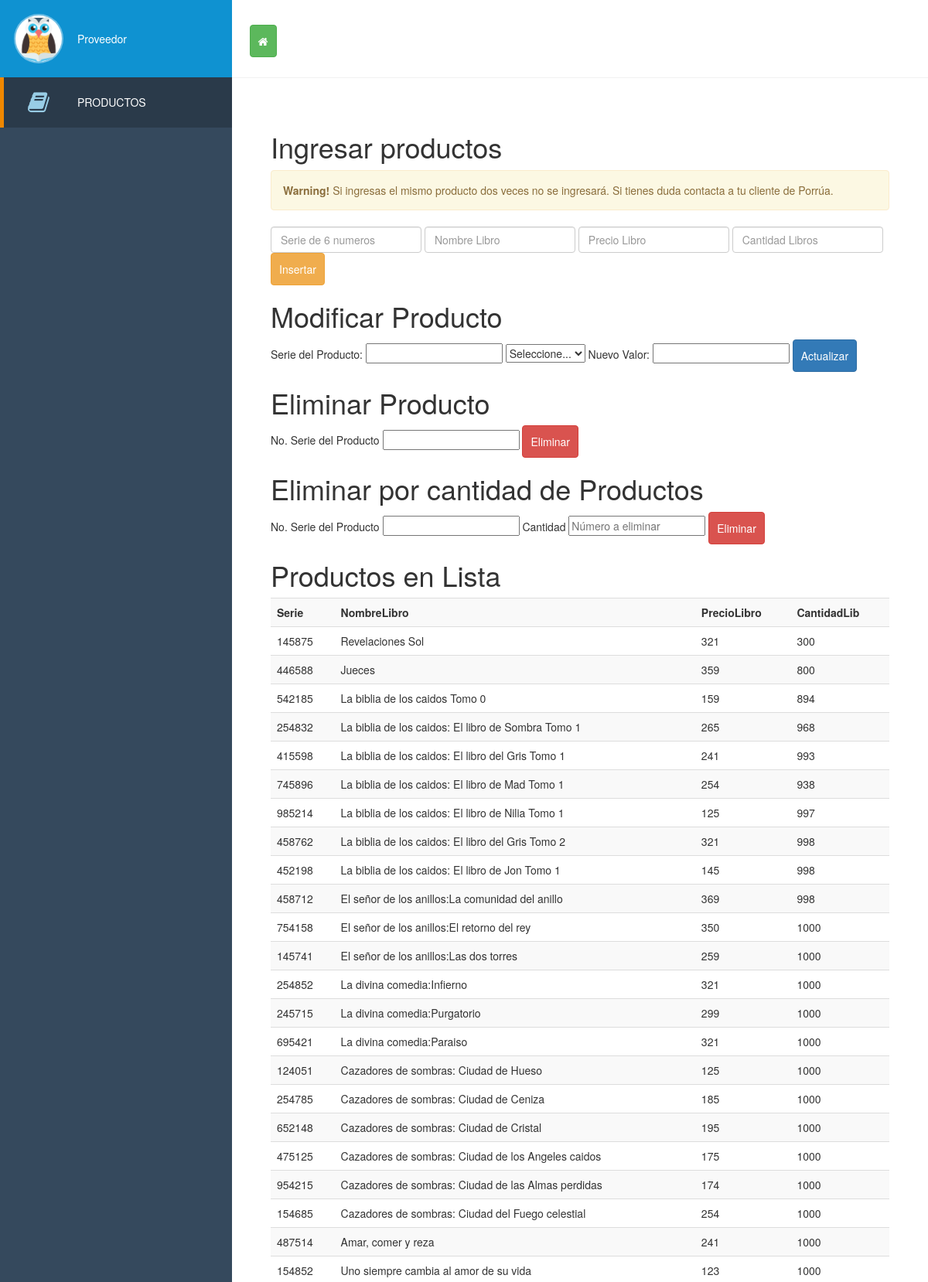
Screenshot of /proveedor.php (upper part) with the database file from the repository.
### tables this page shows
CREATE TABLE IF NOT EXISTS `proveedor` (
  `id_proveedor` int(4) NOT NULL,
  `Serie` int(6) NOT NULL,
  `NombreLibro` varchar(50) NOT NULL,
  `PrecioLibro` float(11,0) NOT NULL,
  `CantidadLib` int(11) NOT NULL
);

### proveedor.php (the view, shortened to what this page needs)
<!DOCTYPE html>
<html>
<head>
    <link rel='stylesheet prefetch' href='http://cdnjs.cloudflare.com/ajax/libs/font-awesome/4.1.0/css/font-awesome.min.css'>
     <link rel="stylesheet"; href="https://unpkg.com/ng-table@2.0.2/bundles/ng-table.min.css">
      <link rel="stylesheet" href="lib/bootstrap/css/bootstrap.min.css">
     <link rel="stylesheet" href="css/style.css">
    <link rel="stylesheet" href="css/sweetalert.css">
</head>
  <body>
<header id="main-header">
  <nav id="sidenav">
    <div id="sidenav-header">
      <div id="profile-picture">
      	<img src="img/owl.png"/>
      </div>
      <a href="#" id="profile-link"> Proveedor</a>
    </div>
    <div id="account-actions">
    <a href="index.php" ><button class="btn btn-success" title="Regresar al incio"><i class="fa fa-home"></i></button></a>
    </div>
    <ul id="main-nav">
      <li  class="active">
        <a href="productos.php">
          <i class="fa fa-book"></i>
          Productos
        </a>
      </li>
    </ul>
  </nav>
  <div id="header_logo">
  </div>
</header>
<section id="content">
  <header id="content-header">
    <h1>Ingresar productos </h1>
     <div class="alert alert-warning" role="alert">
  <strong>Warning!</strong> Si ingresas el mismo producto dos veces no se ingresará. Si tienes duda contacta a tu cliente de Porrúa.
</div>
  </header>
     <form  action="insertarproveedor.php" method="post"  class="form-inline">
      <input type="text" class="form-control" placeholder="Serie de 6 numeros"  name="Serie" required>
      <input type="text" class="form-control" placeholder="Nombre Libro"  name="NombreLibro" required>
      <input type="text" class="form-control" placeholder="Precio Libro" name="PrecioLibro" required>
      <input type="text" class="form-control" placeholder="Cantidad Libros" name="CantidadLib" required>
      <input type="submit" class="btn btn-warning"  value="Insertar" >
</form>
    <form ACTION="actualizarProveedor.php" method="POST" class="form-inline">
        <h1>Modificar Producto</h1>
 Serie del Producto: <input type="text" name="id">
    <select name="campoacambiar">
			<option value="seleccion">Seleccione...</option>
		</select>
        Nuevo Valor:
		<input type="text" name="valornuevo">
    <input type="submit" class="btn btn-primary" value="Actualizar">
    </form>
    <form action="eliminarProveedor.php" method="POST">
        <h1>Eliminar Producto</h1>
     No. Serie del Producto <input type="text" name="eliminar">
    <input type="submit" value="Eliminar" class="btn btn-danger" onclick="return confirm('Estás seguro que deseas eliminar el registro?');" >
    </form>
     <form action="eliminarProveedor2.php" method="POST">
       <h1>Eliminar por cantidad de Productos</h1>
     No. Serie del Producto <input type="text" name="eliminar">
     Cantidad <input type="text" name="cantidad" placeholder="Número a eliminar">
    <input type="submit"   onclick="return confirm('Estás seguro que deseas eliminar el registro?');" value="Eliminar" class="btn btn-danger">
    </form>
 <form  action="consuproductosproveedor.php" METHOD="POST" id="form2" class="form-inline">
    <h1>Productos en Lista</h1>
<?php
include('conexion1.php');
$query=" SELECT * FROM proveedor";
$result=mysql_query($query,$bdconectada)or die ("Problemas".mysql_error());
ECHO "<table class='table table-striped'><th>Serie</th><th>NombreLibro</th><th>PrecioLibro</th><th>CantidadLib</th>";
while (($fila = mysql_fetch_array($result, MYSQLI_ASSOC)) == TRUE){
	echo "<tr>";
        ECHO " <TD>".$fila["Serie"]."</TD>";
		ECHO " <TD>".$fila["NombreLibro"]."</TD>";
		ECHO " <TD>".$fila["PrecioLibro"]."</TD>";
        ECHO " <TD>".$fila["CantidadLib"]."</TD>";
  echo "</tr>";
}
ECHO "</table>";
?>
</form>
</section>
</body>
</html>

### css/style.css (style rules this page uses)
* { box-sizing:border-box; -webkit-transition:.4s ease-in-out; font-family:Helvetica Neue, Helvetica,Arial,Verdana,sans-serif; margin:0; }
html,body { height:100%; min-height:100%; }
body { background:#fff; }
#main-header { position:fixed; height:100px; top:0; left:300px; right:0; box-shadow:0 1px 0 #f1f1f1; background-color:rgba(255,255,255,.95); z-index:1; }
#header_logo { margin:20px auto; width:60px; height:60px; overflow:hidden; text-indent:-5000px; position:relative; z-index:0; opacity:1; }
#sidenav { position:fixed; min-width:300px; height:100%; background-color:#35495d; left:0; top:0; z-index:1; }
#sidenav-header { height:100px; line-height:60px; width:100%; background-color:#0f92d1; padding:20px 20px 20px 100px; position:relative; }
#profile-picture { height:60px; width:60px; background-color:white; display:block; position:absolute; top:20px; left:20px; border-radius: 30px; overflow:hidden; box-shadow:0 0 0 2px rgba(255,255,255,.4); }
#profile-picture img { width:100%; height:100%; }
#profile-link { text-decoration:none; color:white; }
#account-actions { height:100px; width:180px; padding:30px 0 0 20px; position:absolute; left:100%; top:0; }
#account-actions a { display:block; position:relative; height:40px; line-height:40px; text-align:center; font-size:20px; color:#b0b0b0; width:40px; float:left; overflow:visible; }
#account-actions a:after { content:attr(data-title); display:block; width:100px; height:0px; text-align:center; position:absolute; left:-30px; font-size:12px; bottom:9px; opacity:0; -webkit-transition:.25s ease-in-out; }
#content { padding:150px 50px 50px 350px; }
#main-nav { list-style-type:none; padding:0; margin:0; position:absolute; width:100%; top:100px; bottom:0px; overflow:auto; }
#main-nav li { padding:0; margin:0; }
#main-nav li a { display:block; padding:0 20px 0 100px; text-decoration:none; color:#98cde6; position:relative; text-transform:uppercase; font-weight:200; line-height:65px; }
#main-nav li.active a { background:rgba(0,0,0,.2); color:white; box-shadow:inset 5px 0 0 #ef8700; }
#main-nav li a .fa { font-size:30px; position:absolute; width:60px; height:65px; line-height:65px; text-align:center; left:20px; }
#main-nav li.active a .fa { color:#98cde6; }
#content-header { width:calc(100% + 100px); height:193px; margin:-50px 0 0 -50px; background:white; padding:50px; }

### proveedor.php (style rules this page uses)
.btn { padding: 10px; }
body { background: #fff; }

### rows the page displays
proveedor: Serie "145875", NombreLibro "Revelaciones Sol", PrecioLibro "321", CantidadLib "300"
proveedor: Serie "446588", NombreLibro "Jueces", PrecioLibro "359", CantidadLib "800"
proveedor: Serie "542185", NombreLibro "La biblia de los caidos Tomo 0", PrecioLibro "159", CantidadLib "894"
proveedor: Serie "254832", NombreLibro "La biblia de los caidos: El libro de Sombra Tomo 1", PrecioLibro "265", CantidadLib "968"
proveedor: Serie "415598", NombreLibro "La biblia de los caidos: El libro del Gris Tomo 1", PrecioLibro "241", CantidadLib "993"
proveedor: Serie "745896", NombreLibro "La biblia de los caidos: El libro de Mad Tomo 1", PrecioLibro "254", CantidadLib "938"
proveedor: Serie "985214", NombreLibro "La biblia de los caidos: El libro de Nilia Tomo 1", PrecioLibro "125", CantidadLib "997"
proveedor: Serie "458762", NombreLibro "La biblia de los caidos: El libro del Gris Tomo 2", PrecioLibro "321", CantidadLib "998"
proveedor: Serie "452198", NombreLibro "La biblia de los caidos: El libro de Jon Tomo 1", PrecioLibro "145", CantidadLib "998"
proveedor: Serie "458712", NombreLibro "El señor de los anillos:La comunidad del anillo", PrecioLibro "369", CantidadLib "998"
proveedor: Serie "754158", NombreLibro "El señor de los anillos:El retorno del rey", PrecioLibro "350", CantidadLib "1000"
proveedor: Serie "145741", NombreLibro "El señor de los anillos:Las dos torres", PrecioLibro "259", CantidadLib "1000"
proveedor: Serie "254852", NombreLibro "La divina comedia:Infierno", PrecioLibro "321", CantidadLib "1000"
proveedor: Serie "245715", NombreLibro "La divina comedia:Purgatorio", PrecioLibro "299", CantidadLib "1000"
proveedor: Serie "695421", NombreLibro "La divina comedia:Paraiso", PrecioLibro "321", CantidadLib "1000"
proveedor: Serie "124051", NombreLibro "Cazadores de sombras: Ciudad de Hueso", PrecioLibro "125", CantidadLib "1000"
proveedor: Serie "254785", NombreLibro "Cazadores de sombras: Ciudad de Ceniza", PrecioLibro "185", CantidadLib "1000"
proveedor: Serie "652148", NombreLibro "Cazadores de sombras: Ciudad de Cristal", PrecioLibro "195", CantidadLib "1000"
proveedor: Serie "475125", NombreLibro "Cazadores de sombras: Ciudad de los Angeles caidos", PrecioLibro "175", CantidadLib "1000"
proveedor: Serie "954215", NombreLibro "Cazadores de sombras: Ciudad de las Almas perdidas", PrecioLibro "174", CantidadLib "1000"
proveedor: Serie "154685", NombreLibro "Cazadores de sombras: Ciudad del Fuego celestial", PrecioLibro "254", CantidadLib "1000"
proveedor: Serie "487514", NombreLibro "Amar, comer y reza", PrecioLibro "241", CantidadLib "1000"
proveedor: Serie "154852", NombreLibro "Uno siempre cambia al amor de su vida", PrecioLibro "123", CantidadLib "1000"
